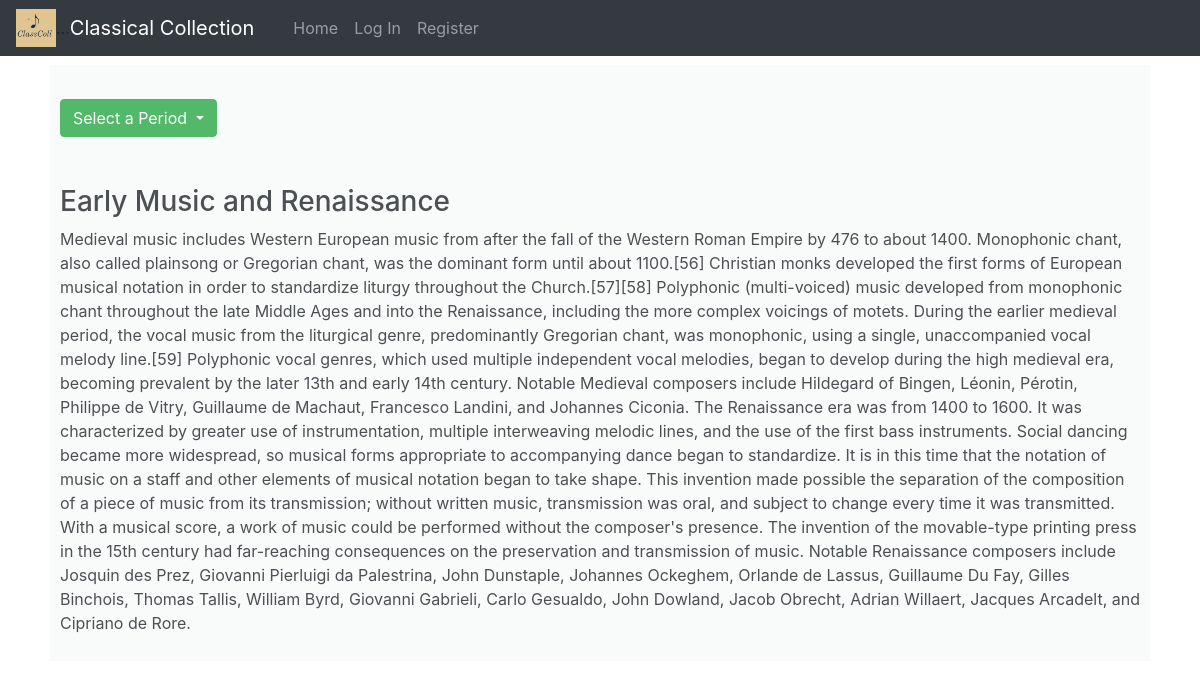
The app's page /period/Early Music and Renaissance with its own data.
### classcoll/models.py (models this page shows, shortened)
class Period(models.Model):
    era = models.CharField(max_length=50)
    description = models.TextField(null=True)

### classcoll/views/Attributes.py (the view)
# urls.py: path('period/<str:name>', Attributes.period, name="period"),
def period(request, name):
    target = Period.objects.filter(era=name).first()
    if target is None:
        return render(request, ERROR_FILE)
    else:
        return render(request, PERIOD_FILE, {
            'periods': Period.objects.all(),
            'target': target
        })

### classcoll/templates/classcoll/period.html (shortened to what this page needs)
{% extends "classcoll/layout.html" %}
{% load static %}
{% block body %}
    <div class="bg-light" style="opacity: 0.8; padding: 10px;">
        <br>
        <div class="dropdown">
            <button class="btn btn-success dropdown-toggle" type="button" id="sortBy" data-bs-toggle="dropdown" aria-expanded="false">
                Select a Period
            </button>
        </div>
        <br>
        <br>
        <h3>{{ target.era }}</h3>
        <div>
            <p>{{target.description}}</p>
        </div>
    </div>
{% endblock %}

### records on screen
Period: era "Early Music and Renaissance", description "Medieval music includes Western European music from after the fall of the Western Roman Empire by 476 to about 1400. Monophonic chant, also called plainsong or Gregorian chant, was the dominant form until about 1100.[56] Christian monks developed the first forms of European musical notation in order to standardize liturgy throughout the Church.[57][58] Polyphonic (multi-voiced) music developed from monophonic chant throughout the late Middle Ages and into the Renaissance, including the more complex voicings of motets. During the earlier medieval period, the vocal music from the liturgical genre, predominantly Gregorian chant, was monophonic, using a single, unaccompanied vocal melody…"
